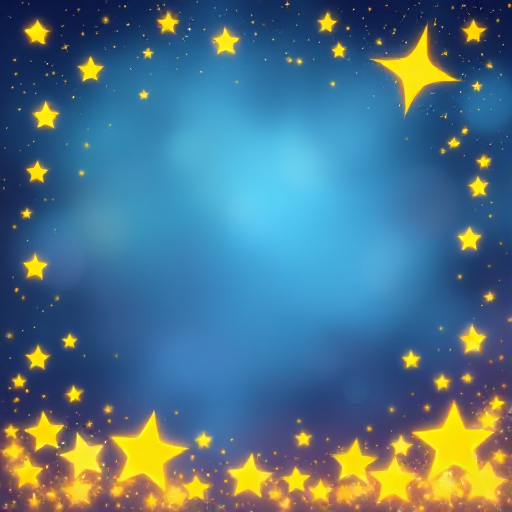
#> input picture tap2Tell_utils/background_removal/image border.jpg, 512 x 512 px
$ python main.py
#> lines starting #> are read from the running program, lines starting #| are printed output that depends on the picture; after the words box and inside, x2 and y2 are one past the last pixel; in counts of white or black regions, pixels touching at a corner belong together
#> in main, mat is the input picture: shape (512, 512, 3); mean B, G, R 133.8, 115, 78.8
import cv2
import numpy as np
from sklearn.cluster import KMeans

def get_dominant_color(image, k=1):
    pixels = image.reshape(-1, 3)
    kmeans = KMeans(n_clusters=k, random_state=0)
    kmeans.fit(pixels)
    dominant_color = kmeans.cluster_centers_[0]
    return dominant_color

def remove_bg_dynamic(im: cv2.Mat, color_tolerance=50):
#> called with color_tolerance = 50
    resized = cv2.resize(im, (100, 100), interpolation=cv2.INTER_AREA)
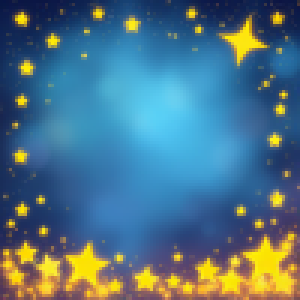
#> resized: shape (100, 100, 3) (shown 3 times larger); mean B, G, R 133.8, 115, 78.8
    dominant_color = get_dominant_color(resized).astype(int)
#> dominant_color = [133, 115, 78]
    hsv = cv2.cvtColor(im, cv2.COLOR_BGR2HSV)
#> hsv: shape (512, 512, 3); mean H, S, V 93.6, 166.8, 159.4
    dominant_color_hsv = cv2.cvtColor(np.uint8([[dominant_color]]), cv2.COLOR_BGR2HSV)[0][0]
#> dominant_color_hsv = [100, 105, 133]
    lower_bound = np.array([dominant_color_hsv[0] - color_tolerance, 50, 50])
#> lower_bound = [50, 50, 50]
    upper_bound = np.array([dominant_color_hsv[0] + color_tolerance, 255, 255])
#> upper_bound = [150, 255, 255]

    mask = cv2.inRange(hsv, lower_bound, upper_bound)
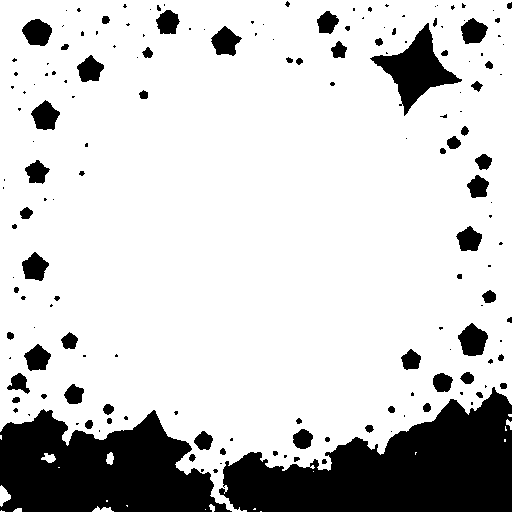
#> mask: shape (512, 512); 80.3% white; 166 black regions (95 under 20 px), largest, box (x1, y1, x2, y2) and area: (219, 387, 512, 512) 21158, (0, 409, 232, 512) 16401, (370, 23, 462, 116) 2982
    rgba = cv2.cvtColor(im, cv2.COLOR_BGR2BGRA)
    rgba[mask == 255] = [0, 0, 0, 0]
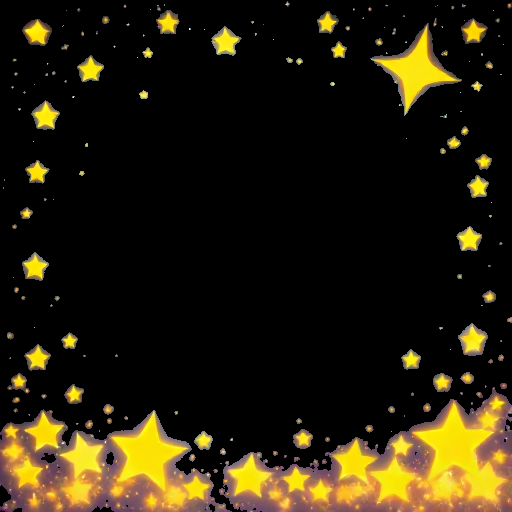
#> rgba: shape (512, 512, 4); mean B, G, R, A 12, 30.5, 37.6, 50.1
    return rgba

def main():
    path = "image border.jpg"
    mat = cv2.imread(path)
    no_background = remove_bg_dynamic(mat)
    cv2.imshow("Background Removed", no_background)
    cv2.waitKey(0)
    cv2.destroyAllWindows()

if __name__ == "__main__":
    main()
